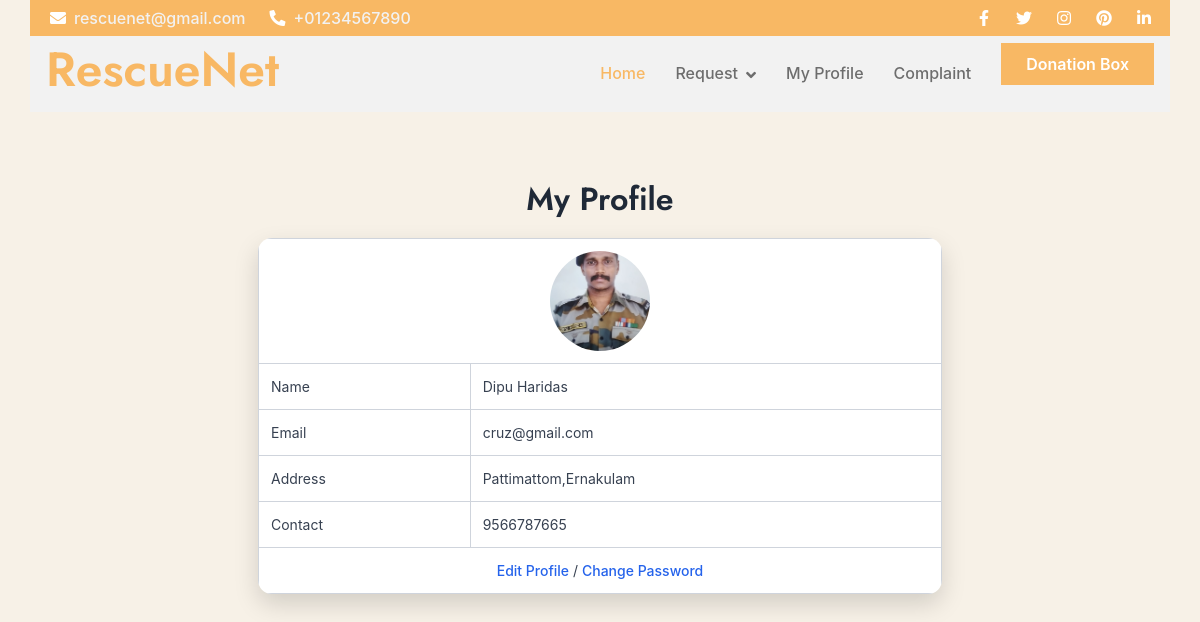
Before: /Volunteer/MyProfile/ (signed in) with the older database file.
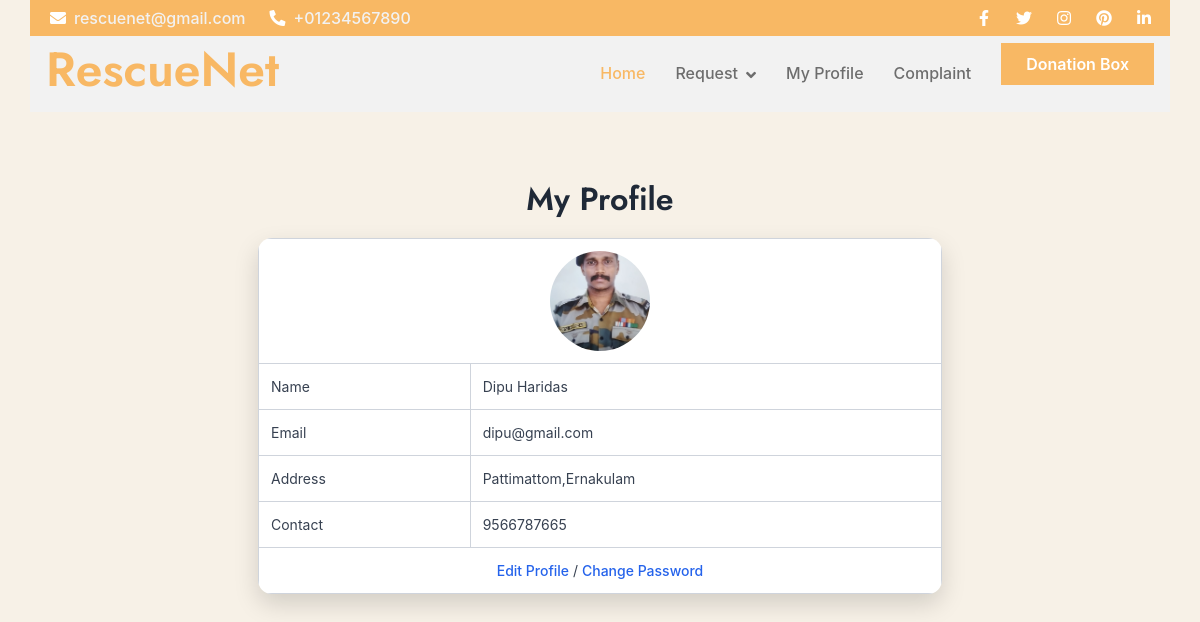
After: the same page with the newer database file.
### Guest/models.py (models this page shows)
class tbl_volunteer(models.Model):
    volunteer_name=models.CharField(max_length=50)
    volunteer_email=models.CharField(max_length=50)
    volunteer_password=models.CharField(max_length=50)
    volunteer_photo=models.FileField(upload_to="Assets/VolunteerDocs/")
    volunteer_proof=models.FileField(upload_to="Assets/VolunteerDocs/")
    volunteer_address=models.CharField(max_length=100)
    volunteer_contact=models.CharField(max_length=50)
    volunteer_emergency=models.IntegerField()
    place=models.ForeignKey(tbl_place,on_delete=models.CASCADE)
    volunteer_status=models.IntegerField(default=0)

### Volunteer/views.py (the view)
# urls.py: path("MyProfile/",views.MyProfile,name="MyProfile"),
def MyProfile(request):
    if "vid" not in request.session:
        return redirect("Guest:Login")
    volunteerdata = tbl_volunteer.objects.get(id=request.session["vid"])
    return render(request, 'Volunteer/MyProfile.html', {"vdata": volunteerdata})

### Volunteer/Templates/Volunteer/MyProfile.html (shortened to what this page needs)
{% extends 'Volunteer/Header.html' %}
{% block content %}
<!DOCTYPE html>
<html lang="en">
<head>
</head>
<body>
    <form action="" method="post" enctype="multipart/form-data">
        <h2>My Profile</h2>
        <table>
            <tr>
                <td colspan="2">
                    <img src="{{ vdata.volunteer_photo.url }}" width="100" height="100" alt="volunteer">
                </td>
            </tr>
            <tr>
                <td>Name</td>
                <td>{{ vdata.volunteer_name }}</td>
            </tr>
            <tr>
                <td>Email</td>
                <td>{{ vdata.volunteer_email }}</td>
            </tr>
            <tr>
                <td>Address</td>
                <td>{{ vdata.volunteer_address }}</td>
            </tr>
            <tr>
                <td>Contact</td>
                <td>{{ vdata.volunteer_contact }}</td>
            </tr>
            <tr>
                <td colspan="2">
                    <a href="{% url 'Volunteer:EditProfile' %}">Edit Profile</a> /
                    <a href="{% url 'Volunteer:ChangePassword' %}">Change Password</a>
                </td>
            </tr>
        </table>
    </form>
</body>
</html>
{% endblock %}

Changed rows visible on the page:
changed tbl_volunteer "Dipu Haridas": volunteer_email "cruz@gmail.com" → "dipu@gmail.com"
